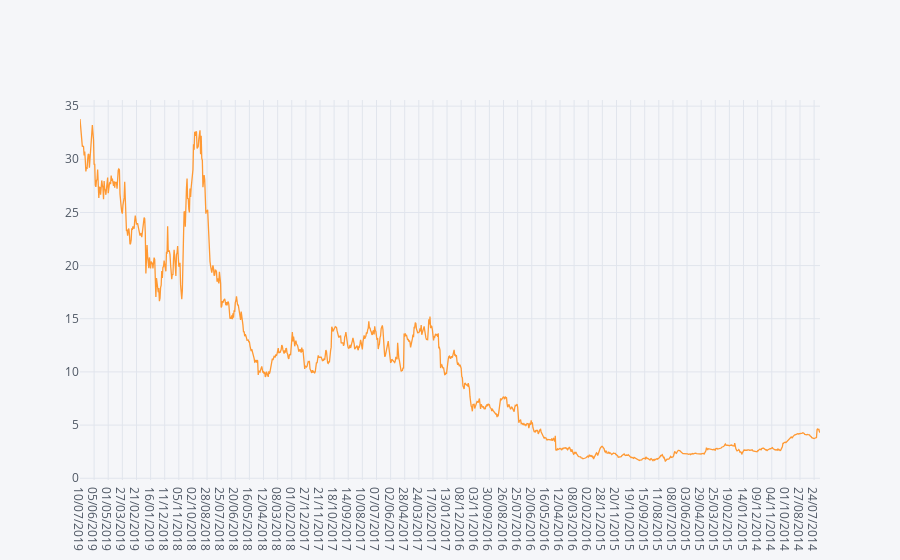

This figure's notebook cell:
### Code cell
df.close.iplot(kind='scatter')

### Figure 1 — Plotly figure (JSON) as saved in the notebook; plotly's stock layout.template omitted (floating-point values rounded to 4 significant figures; data arrays with more than 128 entries replaced by an {"elided": "..."} marker saying what was removed)
{"data": [{"line": {"color": "rgba(255, 153, 51, 1.0)", "dash": "solid", "shape": "linear", "width": 1.3}, "mode": "lines", "name": "close", "text": "", "type": "scatter", "uid": "39f5bc4c-67cd-4aea-87a6-8e4b5fb9915a", "x": {"elided": "1259 str values"}, "y": {"elided": "1259 float values"}}], "layout": {"legend": {"bgcolor": "#F5F6F9", "font": {"color": "#4D5663"}}, "paper_bgcolor": "#F5F6F9", "plot_bgcolor": "#F5F6F9", "title": {"font": {"color": "#4D5663"}}, "xaxis": {"gridcolor": "#E1E5ED", "showgrid": true, "tickfont": {"color": "#4D5663"}, "title": {"font": {"color": "#4D5663"}, "text": ""}, "zerolinecolor": "#E1E5ED"}, "yaxis": {"gridcolor": "#E1E5ED", "showgrid": true, "tickfont": {"color": "#4D5663"}, "title": {"font": {"color": "#4D5663"}, "text": ""}, "zerolinecolor": "#E1E5ED"}}}
